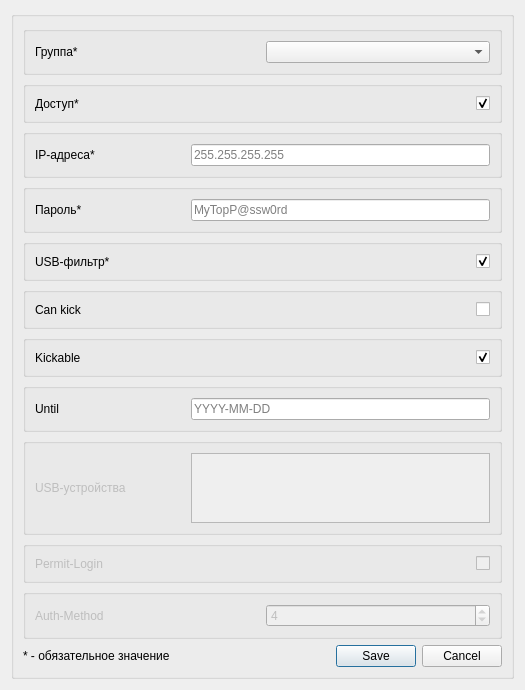
<?xml version="1.0" encoding="UTF-8"?>
<ui version="4.0">
    <class>win_new_policies</class>
    <widget class="QDialog" name="win_new_policies">
        <property name="geometry">
            <rect>
                <x>0</x>
                <y>0</y>
                <width>525</width>
                <height>663</height>
            </rect>
        </property>
        <property name="windowTitle">
            <string>Новая политика</string>
        </property>
        <layout class="QGridLayout" name="gridLayout">
            <item row="0" column="0">
                <widget class="QGroupBox" name="groupBox_6">
                    <property name="title">
                        <string/>
                    </property>
                    <layout class="QGridLayout" name="gridLayout_2">
                        <item row="1" column="0">
                            <widget class="QLabel" name="label">
                                <property name="text">
                                    <string>* - обязательное значение</string>
                                </property>
                            </widget>
                        </item>
                        <item row="1" column="1">
                            <widget class="QDialogButtonBox" name="btns">
                                <property name="orientation">
                                    <enum>Qt::Orientation::Horizontal</enum>
                                </property>
                                <property name="standardButtons">
                                    <set>
                                        QDialogButtonBox::StandardButton::Cancel|QDialogButtonBox::StandardButton::Save
                                    </set>
                                </property>
                            </widget>
                        </item>
                        <item row="0" column="0" colspan="2">
                            <layout class="QVBoxLayout" name="verticalLayout" stretch="0,0,0,0,0,0,0,0,0,0,0">
                                <item>
                                    <widget class="QGroupBox" name="groupBox_7">
                                        <property name="flat">
                                            <bool>false</bool>
                                        </property>
                                        <layout class="QHBoxLayout" name="horizontalLayout_8">
                                            <item>
                                                <widget class="QLabel" name="label_3">
                                                    <property name="sizePolicy">
                                                        <sizepolicy hsizetype="Preferred" vsizetype="Preferred">
                                                            <horstretch>0</horstretch>
                                                            <verstretch>0</verstretch>
                                                        </sizepolicy>
                                                    </property>
                                                    <property name="minimumSize">
                                                        <size>
                                                            <width>150</width>
                                                            <height>0</height>
                                                        </size>
                                                    </property>
                                                    <property name="text">
                                                        <string>Группа*</string>
                                                    </property>
                                                </widget>
                                            </item>
                                            <item>
                                                <widget class="QComboBox" name="le_group">
                                                    <property name="placeholderText">
                                                        <string>Выберите группу...</string>
                                                    </property>
                                                </widget>
                                            </item>
                                        </layout>
                                    </widget>
                                </item>
                                <item>
                                    <widget class="QGroupBox" name="groupBox">
                                        <layout class="QHBoxLayout" name="horizontalLayout">
                                            <item>
                                                <widget class="QLabel" name="users_fullname_label">
                                                    <property name="sizePolicy">
                                                        <sizepolicy hsizetype="Preferred" vsizetype="Preferred">
                                                            <horstretch>0</horstretch>
                                                            <verstretch>0</verstretch>
                                                        </sizepolicy>
                                                    </property>
                                                    <property name="minimumSize">
                                                        <size>
                                                            <width>150</width>
                                                            <height>0</height>
                                                        </size>
                                                    </property>
                                                    <property name="text">
                                                        <string>Доступ*</string>
                                                    </property>
                                                </widget>
                                            </item>
                                            <item>
                                                <widget class="QCheckBox" name="cb_access">
                                                    <property name="layoutDirection">
                                                        <enum>Qt::LayoutDirection::RightToLeft</enum>
                                                    </property>
                                                    <property name="text">
                                                        <string/>
                                                    </property>
                                                    <property name="checked">
                                                        <bool>true</bool>
                                                    </property>
                                                </widget>
                                            </item>
                                        </layout>
                                    </widget>
                                </item>
                                <item>
                                    <widget class="QGroupBox" name="groupBox_2">
                                        <property name="flat">
                                            <bool>false</bool>
                                        </property>
                                        <layout class="QHBoxLayout" name="horizontalLayout_2">
                                            <item>
                                                <widget class="QLabel" name="label_2">
                                                    <property name="sizePolicy">
                                                        <sizepolicy hsizetype="Preferred" vsizetype="Preferred">
                                                            <horstretch>0</horstretch>
                                                            <verstretch>0</verstretch>
                                                        </sizepolicy>
                                                    </property>
                                                    <property name="minimumSize">
                                                        <size>
                                                            <width>150</width>
                                                            <height>0</height>
                                                        </size>
                                                    </property>
                                                    <property name="text">
                                                        <string>IP-адреса*</string>
                                                    </property>
                                                </widget>
                                            </item>
                                            <item>
                                                <widget class="QLineEdit" name="le_ip">
                                                    <property name="layoutDirection">
                                                        <enum>Qt::LayoutDirection::LeftToRight</enum>
                                                    </property>
                                                    <property name="text">
                                                        <string/>
                                                    </property>
                                                    <property name="dragEnabled">
                                                        <bool>false</bool>
                                                    </property>
                                                    <property name="readOnly">
                                                        <bool>false</bool>
                                                    </property>
                                                    <property name="placeholderText">
                                                        <string>255.255.255.255</string>
                                                    </property>
                                                </widget>
                                            </item>
                                        </layout>
                                    </widget>
                                </item>
                                <item>
                                    <widget class="QGroupBox" name="groupBox_43">
                                        <layout class="QHBoxLayout" name="horizontalLayout_56">
                                            <item>
                                                <widget class="QLabel" name="label_56">
                                                    <property name="sizePolicy">
                                                        <sizepolicy hsizetype="Preferred" vsizetype="Preferred">
                                                            <horstretch>0</horstretch>
                                                            <verstretch>0</verstretch>
                                                        </sizepolicy>
                                                    </property>
                                                    <property name="minimumSize">
                                                        <size>
                                                            <width>150</width>
                                                            <height>0</height>
                                                        </size>
                                                    </property>
                                                    <property name="text">
                                                        <string>Пароль*</string>
                                                    </property>
                                                </widget>
                                            </item>
                                            <item>
                                                <widget class="QLineEdit" name="le_pass">
                                                    <property name="text">
                                                        <string/>
                                                    </property>
                                                    <property name="echoMode">
                                                        <enum>QLineEdit::EchoMode::PasswordEchoOnEdit</enum>
                                                    </property>
                                                    <property name="placeholderText">
                                                        <string>MyTopP@ssw0rd</string>
                                                    </property>
                                                </widget>
                                            </item>
                                        </layout>
                                    </widget>
                                </item>
                                <item>
                                    <widget class="QGroupBox" name="groupBox_8">
                                        <layout class="QHBoxLayout" name="horizontalLayout_7">
                                            <item>
                                                <widget class="QLabel" name="label_13">
                                                    <property name="minimumSize">
                                                        <size>
                                                            <width>150</width>
                                                            <height>0</height>
                                                        </size>
                                                    </property>
                                                    <property name="text">
                                                        <string>USB-фильтр*</string>
                                                    </property>
                                                </widget>
                                            </item>
                                            <item>
                                                <widget class="QCheckBox" name="cb_usb_filter">
                                                    <property name="layoutDirection">
                                                        <enum>Qt::LayoutDirection::RightToLeft</enum>
                                                    </property>
                                                    <property name="text">
                                                        <string/>
                                                    </property>
                                                    <property name="checked">
                                                        <bool>true</bool>
                                                    </property>
                                                </widget>
                                            </item>
                                        </layout>
                                    </widget>
                                </item>
                                <item>
                                    <widget class="QGroupBox" name="groupBox_5">
                                        <layout class="QHBoxLayout" name="horizontalLayout_6">
                                            <item>
                                                <widget class="QLabel" name="label_10">
                                                    <property name="minimumSize">
                                                        <size>
                                                            <width>150</width>
                                                            <height>0</height>
                                                        </size>
                                                    </property>
                                                    <property name="text">
                                                        <string>Can kick</string>
                                                    </property>
                                                </widget>
                                            </item>
                                            <item>
                                                <widget class="QCheckBox" name="cb_can_kick">
                                                    <property name="layoutDirection">
                                                        <enum>Qt::LayoutDirection::RightToLeft</enum>
                                                    </property>
                                                    <property name="text">
                                                        <string/>
                                                    </property>
                                                    <property name="checkable">
                                                        <bool>true</bool>
                                                    </property>
                                                    <property name="checked">
                                                        <bool>false</bool>
                                                    </property>
                                                </widget>
                                            </item>
                                        </layout>
                                    </widget>
                                </item>
                                <item>
                                    <widget class="QGroupBox" name="groupBox_34">
                                        <layout class="QHBoxLayout" name="horizontalLayout_43">
                                            <item>
                                                <widget class="QLabel" name="label_44">
                                                    <property name="minimumSize">
                                                        <size>
                                                            <width>150</width>
                                                            <height>0</height>
                                                        </size>
                                                    </property>
                                                    <property name="text">
                                                        <string>Kickable</string>
                                                    </property>
                                                </widget>
                                            </item>
                                            <item>
                                                <widget class="QCheckBox" name="cb_kickable">
                                                    <property name="layoutDirection">
                                                        <enum>Qt::LayoutDirection::RightToLeft</enum>
                                                    </property>
                                                    <property name="text">
                                                        <string/>
                                                    </property>
                                                    <property name="checked">
                                                        <bool>true</bool>
                                                    </property>
                                                </widget>
                                            </item>
                                        </layout>
                                    </widget>
                                </item>
                                <item>
                                    <widget class="QGroupBox" name="groupBox_42">
                                        <layout class="QHBoxLayout" name="horizontalLayout_55">
                                            <item>
                                                <widget class="QLabel" name="label_55">
                                                    <property name="minimumSize">
                                                        <size>
                                                            <width>150</width>
                                                            <height>0</height>
                                                        </size>
                                                    </property>
                                                    <property name="text">
                                                        <string>Until</string>
                                                    </property>
                                                </widget>
                                            </item>
                                            <item>
                                                <widget class="QLineEdit" name="le_until">
                                                    <property name="toolTip">
                                                        <string>Если не указано - доступ будет выдан до 2024 года
                                                        </string>
                                                    </property>
                                                    <property name="text">
                                                        <string/>
                                                    </property>
                                                    <property name="placeholderText">
                                                        <string>YYYY-MM-DD</string>
                                                    </property>
                                                </widget>
                                            </item>
                                        </layout>
                                    </widget>
                                </item>
                                <item>
                                    <widget class="QGroupBox" name="gb_usb">
                                        <property name="enabled">
                                            <bool>false</bool>
                                        </property>
                                        <layout class="QHBoxLayout" name="horizontalLayout_9">
                                            <item>
                                                <widget class="QLabel" name="label_14">
                                                    <property name="minimumSize">
                                                        <size>
                                                            <width>150</width>
                                                            <height>0</height>
                                                        </size>
                                                    </property>
                                                    <property name="text">
                                                        <string>USB-устройства</string>
                                                    </property>
                                                </widget>
                                            </item>
                                            <item>
                                                <widget class="QListWidget" name="list_usb">
                                                    <property name="tabKeyNavigation">
                                                        <bool>true</bool>
                                                    </property>
                                                    <property name="isWrapping" stdset="0">
                                                        <bool>false</bool>
                                                    </property>
                                                    <property name="resizeMode">
                                                        <enum>QListView::ResizeMode::Fixed</enum>
                                                    </property>
                                                    <property name="viewMode">
                                                        <enum>QListView::ViewMode::ListMode</enum>
                                                    </property>
                                                    <property name="modelColumn">
                                                        <number>0</number>
                                                    </property>
                                                    <property name="sortingEnabled">
                                                        <bool>true</bool>
                                                    </property>
                                                </widget>
                                            </item>
                                        </layout>
                                    </widget>
                                </item>
                                <item>
                                    <widget class="QGroupBox" name="groupBox_4">
                                        <property name="enabled">
                                            <bool>false</bool>
                                        </property>
                                        <layout class="QHBoxLayout" name="horizontalLayout_5">
                                            <item>
                                                <widget class="QLabel" name="label_12">
                                                    <property name="minimumSize">
                                                        <size>
                                                            <width>150</width>
                                                            <height>0</height>
                                                        </size>
                                                    </property>
                                                    <property name="text">
                                                        <string>Permit-Login</string>
                                                    </property>
                                                </widget>
                                            </item>
                                            <item>
                                                <widget class="QCheckBox" name="cb_permit_login">
                                                    <property name="layoutDirection">
                                                        <enum>Qt::LayoutDirection::RightToLeft</enum>
                                                    </property>
                                                    <property name="text">
                                                        <string/>
                                                    </property>
                                                    <property name="checked">
                                                        <bool>false</bool>
                                                    </property>
                                                </widget>
                                            </item>
                                        </layout>
                                    </widget>
                                </item>
                                <item>
                                    <widget class="QGroupBox" name="groupBox_3">
                                        <property name="enabled">
                                            <bool>false</bool>
                                        </property>
                                        <layout class="QHBoxLayout" name="horizontalLayout_4">
                                            <item>
                                                <widget class="QLabel" name="label_11">
                                                    <property name="enabled">
                                                        <bool>false</bool>
                                                    </property>
                                                    <property name="sizePolicy">
                                                        <sizepolicy hsizetype="Preferred" vsizetype="Preferred">
                                                            <horstretch>0</horstretch>
                                                            <verstretch>0</verstretch>
                                                        </sizepolicy>
                                                    </property>
                                                    <property name="minimumSize">
                                                        <size>
                                                            <width>150</width>
                                                            <height>0</height>
                                                        </size>
                                                    </property>
                                                    <property name="text">
                                                        <string>Auth-Method</string>
                                                    </property>
                                                </widget>
                                            </item>
                                            <item>
                                                <widget class="QSpinBox" name="le_authmethod">
                                                    <property name="maximum">
                                                        <number>6</number>
                                                    </property>
                                                    <property name="value">
                                                        <number>4</number>
                                                    </property>
                                                </widget>
                                            </item>
                                        </layout>
                                    </widget>
                                </item>
                            </layout>
                        </item>
                    </layout>
                </widget>
            </item>
        </layout>
    </widget>
    <tabstops>
        <tabstop>le_group</tabstop>
        <tabstop>cb_access</tabstop>
        <tabstop>le_ip</tabstop>
        <tabstop>le_pass</tabstop>
        <tabstop>cb_usb_filter</tabstop>
        <tabstop>cb_can_kick</tabstop>
        <tabstop>cb_kickable</tabstop>
        <tabstop>le_until</tabstop>
        <tabstop>list_usb</tabstop>
        <tabstop>cb_permit_login</tabstop>
        <tabstop>le_authmethod</tabstop>
    </tabstops>
    <resources/>
    <connections>
        <connection>
            <sender>btns</sender>
            <signal>accepted()</signal>
            <receiver>win_new_policies</receiver>
            <slot>accept()</slot>
            <hints>
                <hint type="sourcelabel">
                    <x>380</x>
                    <y>643</y>
                </hint>
                <hint type="destinationlabel">
                    <x>157</x>
                    <y>274</y>
                </hint>
            </hints>
        </connection>
        <connection>
            <sender>btns</sender>
            <signal>rejected()</signal>
            <receiver>win_new_policies</receiver>
            <slot>reject()</slot>
            <hints>
                <hint type="sourcelabel">
                    <x>380</x>
                    <y>643</y>
                </hint>
                <hint type="destinationlabel">
                    <x>286</x>
                    <y>274</y>
                </hint>
            </hints>
        </connection>
    </connections>
</ui>
